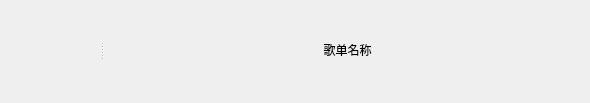
<?xml version="1.0" encoding="UTF-8"?>
<ui version="4.0">
 <class>user_playerlist</class>
 <widget class="QWidget" name="user_playerlist">
  <property name="geometry">
   <rect>
    <x>0</x>
    <y>0</y>
    <width>590</width>
    <height>103</height>
   </rect>
  </property>
  <property name="windowTitle">
   <string>Form</string>
  </property>
  <widget class="QSplitter" name="splitter">
   <property name="geometry">
    <rect>
     <x>0</x>
     <y>0</y>
     <width>591</width>
     <height>100</height>
    </rect>
   </property>
   <property name="orientation">
    <enum>Qt::Horizontal</enum>
   </property>
   <widget class="QLabel" name="song_img">
    <property name="minimumSize">
     <size>
      <width>100</width>
      <height>100</height>
     </size>
    </property>
    <property name="maximumSize">
     <size>
      <width>100</width>
      <height>100</height>
     </size>
    </property>
    <property name="text">
     <string/>
    </property>
   </widget>
   <widget class="QLabel" name="song_name">
    <property name="text">
     <string>歌单名称</string>
    </property>
    <property name="alignment">
     <set>Qt::AlignCenter</set>
    </property>
   </widget>
  </widget>
 </widget>
 <resources/>
 <connections/>
</ui>
